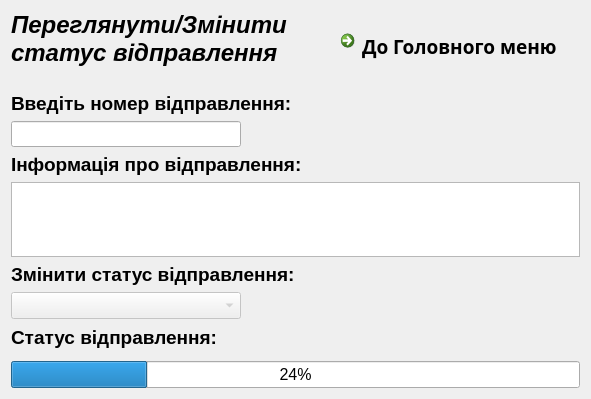
    <widget class="QWidget" name="statusShowChangeWidget">
     <layout class="QVBoxLayout" name="verticalLayout_4">
      <item>
       <layout class="QHBoxLayout" name="horizontalLayout_7">
        <property name="spacing">
         <number>6</number>
        </property>
        <item>
         <widget class="QLabel" name="label_101">
          <property name="sizePolicy">
           <sizepolicy hsizetype="Preferred" vsizetype="Preferred">
            <horstretch>0</horstretch>
            <verstretch>0</verstretch>
           </sizepolicy>
          </property>
          <property name="minimumSize">
           <size>
            <width>0</width>
            <height>75</height>
           </size>
          </property>
          <property name="maximumSize">
           <size>
            <width>16777215</width>
            <height>16777215</height>
           </size>
          </property>
          <property name="font">
           <font>
            <pointsize>18</pointsize>
            <italic>true</italic>
            <bold>true</bold>
           </font>
          </property>
          <property name="text">
           <string>Переглянути/Змінити
статус відправлення</string>
          </property>
          <property name="alignment">
           <set>Qt::AlignLeading|Qt::AlignLeft|Qt::AlignTop</set>
          </property>
         </widget>
        </item>
        <item>
         <spacer name="horizontalSpacer_14">
          <property name="orientation">
           <enum>Qt::Horizontal</enum>
          </property>
          <property name="sizeType">
           <enum>QSizePolicy::Fixed</enum>
          </property>
          <property name="sizeHint" stdset="0">
           <size>
            <width>40</width>
            <height>20</height>
           </size>
          </property>
         </spacer>
        </item>
        <item>
         <widget class="QCommandLinkButton" name="statusMainMenuCommandLinkButton">
          <property name="sizePolicy">
           <sizepolicy hsizetype="Preferred" vsizetype="Preferred">
            <horstretch>0</horstretch>
            <verstretch>0</verstretch>
           </sizepolicy>
          </property>
          <property name="minimumSize">
           <size>
            <width>0</width>
            <height>0</height>
           </size>
          </property>
          <property name="maximumSize">
           <size>
            <width>16777215</width>
            <height>50</height>
           </size>
          </property>
          <property name="font">
           <font>
            <family>Berlin Sans FB Demi</family>
            <pointsize>14</pointsize>
            <bold>true</bold>
           </font>
          </property>
          <property name="text">
           <string>До Головного меню</string>
          </property>
          <property name="iconSize">
           <size>
            <width>40</width>
            <height>40</height>
           </size>
          </property>
         </widget>
        </item>
       </layout>
      </item>
      <item>
       <widget class="QLabel" name="label_21">
        <property name="sizePolicy">
         <sizepolicy hsizetype="Preferred" vsizetype="Preferred">
          <horstretch>0</horstretch>
          <verstretch>0</verstretch>
         </sizepolicy>
        </property>
        <property name="minimumSize">
         <size>
          <width>0</width>
          <height>0</height>
         </size>
        </property>
        <property name="maximumSize">
         <size>
          <width>16777215</width>
          <height>35</height>
         </size>
        </property>
        <property name="font">
         <font>
          <pointsize>14</pointsize>
          <bold>true</bold>
         </font>
        </property>
        <property name="text">
         <string>Введіть номер відправлення:</string>
        </property>
        <property name="alignment">
         <set>Qt::AlignBottom|Qt::AlignLeading|Qt::AlignLeft</set>
        </property>
       </widget>
      </item>
      <item>
       <widget class="QLineEdit" name="statusInNumberLineEdit">
        <property name="sizePolicy">
         <sizepolicy hsizetype="Fixed" vsizetype="Fixed">
          <horstretch>100</horstretch>
          <verstretch>0</verstretch>
         </sizepolicy>
        </property>
        <property name="minimumSize">
         <size>
          <width>230</width>
          <height>0</height>
         </size>
        </property>
        <property name="font">
         <font>
          <pointsize>11</pointsize>
         </font>
        </property>
        <property name="inputMask">
         <string>999</string>
        </property>
       </widget>
      </item>
      <item>
       <widget class="QLabel" name="label_22">
        <property name="sizePolicy">
         <sizepolicy hsizetype="Preferred" vsizetype="Preferred">
          <horstretch>0</horstretch>
          <verstretch>0</verstretch>
         </sizepolicy>
        </property>
        <property name="minimumSize">
         <size>
          <width>0</width>
          <height>0</height>
         </size>
        </property>
        <property name="maximumSize">
         <size>
          <width>16777215</width>
          <height>25</height>
         </size>
        </property>
        <property name="font">
         <font>
          <pointsize>14</pointsize>
          <bold>true</bold>
         </font>
        </property>
        <property name="text">
         <string>Інформація про відправлення:</string>
        </property>
        <property name="alignment">
         <set>Qt::AlignBottom|Qt::AlignLeading|Qt::AlignLeft</set>
        </property>
       </widget>
      </item>
      <item>
       <widget class="QTableView" name="statusShowChangeTableView">
        <property name="sizePolicy">
         <sizepolicy hsizetype="Expanding" vsizetype="Fixed">
          <horstretch>0</horstretch>
          <verstretch>0</verstretch>
         </sizepolicy>
        </property>
        <property name="minimumSize">
         <size>
          <width>0</width>
          <height>75</height>
         </size>
        </property>
        <property name="maximumSize">
         <size>
          <width>16777215</width>
          <height>75</height>
         </size>
        </property>
        <property name="editTriggers">
         <set>QAbstractItemView::NoEditTriggers</set>
        </property>
        <property name="selectionBehavior">
         <enum>QAbstractItemView::SelectRows</enum>
        </property>
       </widget>
      </item>
      <item>
       <widget class="QLabel" name="label_24">
        <property name="sizePolicy">
         <sizepolicy hsizetype="Preferred" vsizetype="Fixed">
          <horstretch>0</horstretch>
          <verstretch>0</verstretch>
         </sizepolicy>
        </property>
        <property name="minimumSize">
         <size>
          <width>0</width>
          <height>0</height>
         </size>
        </property>
        <property name="maximumSize">
         <size>
          <width>16777215</width>
          <height>25</height>
         </size>
        </property>
        <property name="font">
         <font>
          <pointsize>14</pointsize>
          <bold>true</bold>
         </font>
        </property>
        <property name="text">
         <string>Змінити статус відправлення:</string>
        </property>
        <property name="alignment">
         <set>Qt::AlignBottom|Qt::AlignLeading|Qt::AlignLeft</set>
        </property>
       </widget>
      </item>
      <item>
       <widget class="QComboBox" name="statusStatusChangeComboBox">
        <property name="enabled">
         <bool>false</bool>
        </property>
        <property name="sizePolicy">
         <sizepolicy hsizetype="Fixed" vsizetype="Fixed">
          <horstretch>0</horstretch>
          <verstretch>0</verstretch>
         </sizepolicy>
        </property>
        <property name="minimumSize">
         <size>
          <width>230</width>
          <height>0</height>
         </size>
        </property>
        <property name="font">
         <font>
          <pointsize>12</pointsize>
         </font>
        </property>
        <property name="currentIndex">
         <number>-1</number>
        </property>
        <item>
         <property name="text">
          <string>Комплектується</string>
         </property>
        </item>
        <item>
         <property name="text">
          <string>В дорозі</string>
         </property>
        </item>
        <item>
         <property name="text">
          <string>Доставлено</string>
         </property>
        </item>
       </widget>
      </item>
      <item>
       <layout class="QHBoxLayout" name="horizontalLayout_4">
        <item>
         <widget class="QLabel" name="label_23">
          <property name="sizePolicy">
           <sizepolicy hsizetype="Fixed" vsizetype="Fixed">
            <horstretch>0</horstretch>
            <verstretch>0</verstretch>
           </sizepolicy>
          </property>
          <property name="font">
           <font>
            <pointsize>14</pointsize>
            <bold>true</bold>
           </font>
          </property>
          <property name="text">
           <string>Статус відправлення:</string>
          </property>
         </widget>
        </item>
        <item>
         <widget class="QLabel" name="statusStatusShowLabel">
          <property name="sizePolicy">
           <sizepolicy hsizetype="Preferred" vsizetype="Fixed">
            <horstretch>0</horstretch>
            <verstretch>0</verstretch>
           </sizepolicy>
          </property>
          <property name="minimumSize">
           <size>
            <width>0</width>
            <height>25</height>
           </size>
          </property>
          <property name="font">
           <font>
            <family>Microsoft YaHei UI</family>
            <pointsize>12</pointsize>
            <italic>false</italic>
            <bold>false</bold>
           </font>
          </property>
          <property name="text">
           <string/>
          </property>
          <property name="alignment">
           <set>Qt::AlignBottom|Qt::AlignLeading|Qt::AlignLeft</set>
          </property>
         </widget>
        </item>
       </layout>
      </item>
      <item>
       <spacer name="verticalSpacer_21">
        <property name="orientation">
         <enum>Qt::Vertical</enum>
        </property>
        <property name="sizeType">
         <enum>QSizePolicy::Fixed</enum>
        </property>
        <property name="sizeHint" stdset="0">
         <size>
          <width>20</width>
          <height>5</height>
         </size>
        </property>
       </spacer>
      </item>
      <item>
       <widget class="QProgressBar" name="statusProgressBar">
        <property name="font">
         <font>
          <pointsize>12</pointsize>
         </font>
        </property>
        <property name="value">
         <number>24</number>
        </property>
       </widget>
      </item>
     </layout>
    </widget>
